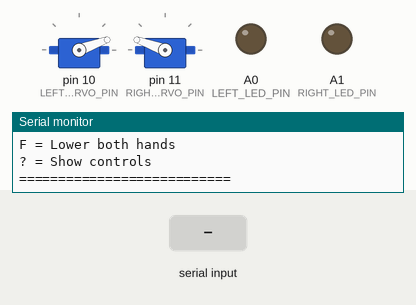
Recording of a sketch running on a simulated Arduino Uno, built with avr-gcc and run on an emulated ATmega328P. Parts: 2 × servo, output pins drawn as LEDs (lit = HIGH), the last lines printed to the serial monitor. The inputs (shaded band) are chosen by the test bench.

Above: at 1.9 s.
2.0 s: "Q\n" received over Serial
At 3.1 s:
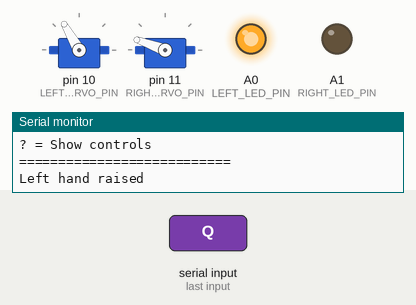
3.5 s: byte 69 ('E') received over Serial
At 4.3 s:
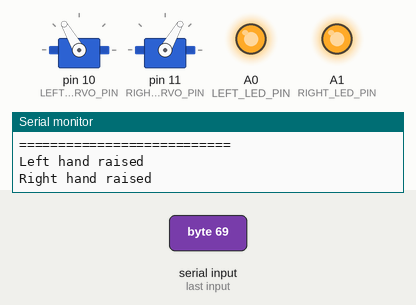
5.0 s: byte 90 ('Z') received over Serial
At 5.4 s:
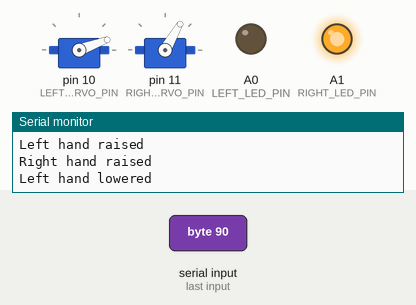
6.5 s: byte 67 ('C') received over Serial
At 7.7 s:
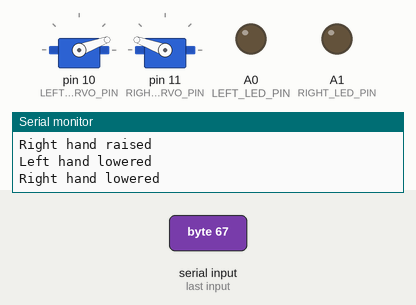
8.0 s: byte 82 ('R') received over Serial
At 8.9 s:
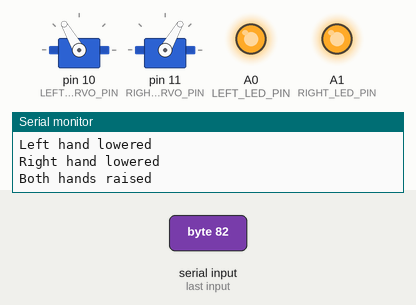
9.5 s: byte 70 ('F') received over Serial
At 10.0 s:
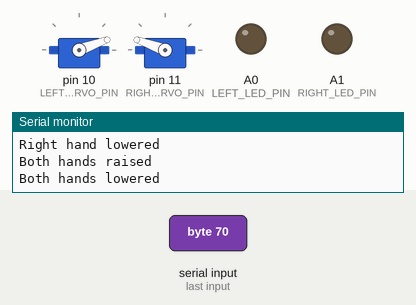
Timing chart, 0 to 12.0 s (numbered marks = the images above; inputs shaded):
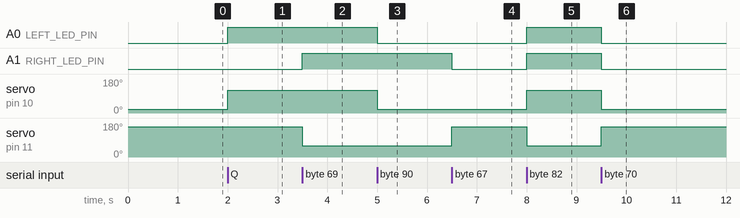

Measured:
- after the input at 2.0 s, A0 (LEFT_LED_PIN): LOW → HIGH at once; servo on pin 10 (LEFT_ARM_SERVO_PIN): 20° → 120° at once
- after the input at 3.5 s, A1 (RIGHT_LED_PIN): LOW → HIGH at once; servo on pin 11 (RIGHT_ARM_SERVO_PIN): 160° → 60° at once
- after the input at 5.0 s, A0 (LEFT_LED_PIN): HIGH → LOW at once; servo on pin 10 (LEFT_ARM_SERVO_PIN): 120° → 20° at once
- after the input at 6.5 s, A1 (RIGHT_LED_PIN): HIGH → LOW at once; servo on pin 11 (RIGHT_ARM_SERVO_PIN): 60° → 160° at once
- after the input at 8.0 s, A0 (LEFT_LED_PIN), A1 (RIGHT_LED_PIN): LOW → HIGH at once; servo on pin 10 (LEFT_ARM_SERVO_PIN): 20° → 120° at once; servo on pin 11 (RIGHT_ARM_SERVO_PIN): 160° → 60° at once
- after the input at 9.5 s, A0 (LEFT_LED_PIN), A1 (RIGHT_LED_PIN): HIGH → LOW at once; servo on pin 10 (LEFT_ARM_SERVO_PIN): 120° → 20° at once; servo on pin 11 (RIGHT_ARM_SERVO_PIN): 60° → 160° at once

The sketch:

hands.ino
```cpp
#include <Servo.h>

// ======================================================
// SERVO PINS
// ======================================================

const byte LEFT_ARM_SERVO_PIN = 10;
const byte RIGHT_ARM_SERVO_PIN = 11;

// ======================================================
// LED PINS
// ======================================================

const byte LEFT_LED_PIN = A0;
const byte RIGHT_LED_PIN = A1;

// Each LED should use a 220–330 ohm resistor.

// ======================================================
// SERVO OBJECTS
// ======================================================

Servo leftArmServo;
Servo rightArmServo;

// ======================================================
// ARM POSITIONS
// ======================================================

// Adjust these angles depending on how your servos are mounted.

const int LEFT_ARM_DOWN = 20;
const int LEFT_ARM_UP = 120;

// The right servo usually moves in the opposite direction.
const int RIGHT_ARM_DOWN = 160;
const int RIGHT_ARM_UP = 60;

// ======================================================
// SETUP
// ======================================================

void setup()
{
  Serial.begin(9600);

  // Attach arm servos.
  leftArmServo.attach(LEFT_ARM_SERVO_PIN);
  rightArmServo.attach(RIGHT_ARM_SERVO_PIN);

  // Configure LEDs.
  pinMode(LEFT_LED_PIN, OUTPUT);
  pinMode(RIGHT_LED_PIN, OUTPUT);

  // Start with LEDs off.
  digitalWrite(LEFT_LED_PIN, LOW);
  digitalWrite(RIGHT_LED_PIN, LOW);

  // Start with both arms lowered.
  leftArmServo.write(LEFT_ARM_DOWN);
  rightArmServo.write(RIGHT_ARM_DOWN);

  delay(500);

  printControls();
}

// ======================================================
// MAIN LOOP
// ======================================================

void loop()
{
  if (Serial.available() > 0)
  {
    char command = Serial.read();

    // Ignore Enter and newline.
    if (command == '\n' || command == '\r')
    {
      return;
    }

    // Convert lowercase letters to uppercase.
    if (command >= 'a' && command <= 'z')
    {
      command = command - 32;
    }

    switch (command)
    {
      case 'Q':
        raiseLeftArm();
        Serial.println("Left hand raised");
        break;

      case 'Z':
        lowerLeftArm();
        Serial.println("Left hand lowered");
        break;

      case 'E':
        raiseRightArm();
        Serial.println("Right hand raised");
        break;

      case 'C':
        lowerRightArm();
        Serial.println("Right hand lowered");
        break;

      case 'R':
        raiseBothArms();
        Serial.println("Both hands raised");
        break;

      case 'F':
        lowerBothArms();
        Serial.println("Both hands lowered");
        break;

      case '?':
        printControls();
        break;

      default:
        Serial.println("Unknown command");
        break;
    }
  }
}

// ======================================================
// LEFT ARM FUNCTIONS
// ======================================================

void raiseLeftArm()
{
  leftArmServo.write(LEFT_ARM_UP);
  digitalWrite(LEFT_LED_PIN, HIGH);
}

void lowerLeftArm()
{
  leftArmServo.write(LEFT_ARM_DOWN);
  digitalWrite(LEFT_LED_PIN, LOW);
}

// ======================================================
// RIGHT ARM FUNCTIONS
// ======================================================

void raiseRightArm()
{
  rightArmServo.write(RIGHT_ARM_UP);
  digitalWrite(RIGHT_LED_PIN, HIGH);
}

void lowerRightArm()
{
  rightArmServo.write(RIGHT_ARM_DOWN);
  digitalWrite(RIGHT_LED_PIN, LOW);
}

// ======================================================
// BOTH ARM FUNCTIONS
// ======================================================

void raiseBothArms()
{
  leftArmServo.write(LEFT_ARM_UP);
  rightArmServo.write(RIGHT_ARM_UP);

  digitalWrite(LEFT_LED_PIN, HIGH);
  digitalWrite(RIGHT_LED_PIN, HIGH);
}

void lowerBothArms()
{
  leftArmServo.write(LEFT_ARM_DOWN);
  rightArmServo.write(RIGHT_ARM_DOWN);

  digitalWrite(LEFT_LED_PIN, LOW);
  digitalWrite(RIGHT_LED_PIN, LOW);
}

// ======================================================
// CONTROL LIST
// ======================================================

void printControls()
{
  Serial.println();
  Serial.println("===========================");
  Serial.println("       HAND CONTROLS");
  Serial.println("===========================");
  Serial.println("Q = Raise left hand");
  Serial.println("Z = Lower left hand");
  Serial.println("E = Raise right hand");
  Serial.println("C = Lower right hand");
  Serial.println("R = Raise both hands");
  Serial.println("F = Lower both hands");
  Serial.println("? = Show controls");
  Serial.println("===========================");
}
```
